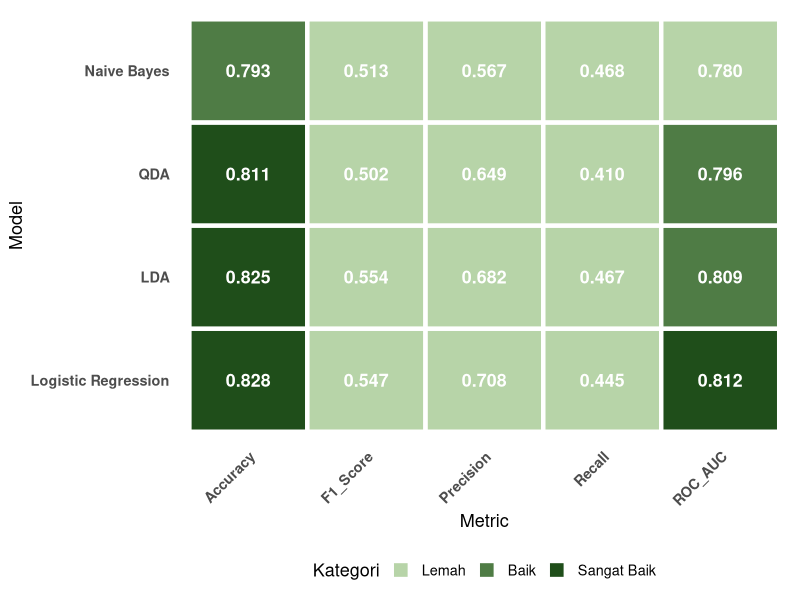

Recreate this plot in R.
## ---- chunk 1

library(caret)
library(MASS)
library(e1071)
library(pROC)
library(dplyr)
library(ggplot2)

## ---- chunk 2

# ============================
# LIBRARY (WAJIB SEMUA)
# ============================
library(caret)
library(MASS)
library(e1071)
library(pROC)
library(dplyr)
library(knitr)     # untuk kable
library(kableExtra) # optional, biar lebih cantik

# ============================
# LOAD & PREPROCESS DATA
# ============================
df <- read.csv("data/dataset-cuaca.csv")
df <- na.omit(df)

# Semua fitur numerik, RainToday & RainTomorrow jadi 0/1
df$RainToday    <- as.numeric(df$RainToday)
df$RainTomorrow <- as.numeric(df$RainTomorrow)
df$RainTomorrow <- factor(df$RainTomorrow, levels = c(0, 1), labels = c("No", "Yes"))

# Split train-test
set.seed(42)
idx <- createDataPartition(df$RainTomorrow, p = 0.8, list = FALSE)
train_data <- df[idx, ]
test_data  <- df[-idx, ]

# Train Model
model_lr  <- glm(RainTomorrow ~ ., data = train_data, family = binomial)
model_lda <- lda(RainTomorrow ~ ., data = train_data)
model_qda <- qda(RainTomorrow ~ ., data = train_data)
model_nb  <- naiveBayes(RainTomorrow ~ ., data = train_data)

# Logistic Regression
prob_lr <- predict(model_lr, test_data, type = "response")
pred_lr <- ifelse(prob_lr > 0.5, "Yes", "No") %>% factor(levels = c("No", "Yes"))

# LDA
pred_lda_obj <- predict(model_lda, test_data)
pred_lda     <- pred_lda_obj$class
prob_lda     <- pred_lda_obj$posterior[, "Yes"]

# QDA
pred_qda_obj <- predict(model_qda, test_data)
pred_qda     <- pred_qda_obj$class
prob_qda     <- pred_qda_obj$posterior[, "Yes"]

# Naive Bayes
prob_nb <- predict(model_nb, test_data, type = "raw")[, "Yes"]
pred_nb <- predict(model_nb, test_data)

# Hitung semua matrix
calc_metrics <- function(y_true, y_pred, y_prob) {
  cm <- confusionMatrix(y_pred, y_true, positive = "Yes")
  roc_auc <- auc(roc(y_true, y_prob))
  
  data.frame(
    Accuracy  = as.numeric(cm$overall["Accuracy"]),
    Precision = as.numeric(cm$byClass["Pos Pred Value"]),
    Recall    = as.numeric(cm$byClass["Sensitivity"]),
    F1_Score  = as.numeric(cm$byClass["F1"]),
    ROC_AUC   = as.numeric(roc_auc)
  )
}

met_lr  <- calc_metrics(test_data$RainTomorrow, pred_lr, prob_lr)
met_lda <- calc_metrics(test_data$RainTomorrow, pred_lda, prob_lda)
met_qda <- calc_metrics(test_data$RainTomorrow, pred_qda, prob_qda)
met_nb  <- calc_metrics(test_data$RainTomorrow, pred_nb, prob_nb)

# Gabung tabel
final_table <- rbind(met_lr, met_lda, met_qda, met_nb)
final_table <- round(final_table, 4)
final_table <- cbind(Model = c("Logistic Regression", "LDA", "QDA", "Naive Bayes"), final_table)

# tampilkann dalam bentuk tabel
kable(final_table, 
      caption = "Evaluasi Model pada Dataset Cuaca",
      align = "l", 
      format = "markdown") %>%
  kable_styling(bootstrap_options = c("striped", "hover", "condensed"),
                full_width = FALSE) %>%
  row_spec(1, bold = TRUE, color = "white", background = "#0046FF")  # highlight

## ---- chunk 3

# ========================================
# LIBRARY
# ========================================
library(tidyverse)
library(ggtext)   # untuk subtitle markdown

# ========================================
# DATA HASIL EVALUASI
# ========================================
results <- tribble(
  ~Model,               ~Accuracy, ~Precision, ~Recall, ~F1_Score, ~ROC_AUC,
  "Logistic Regression", 0.8284,    0.7081,     0.4451,  0.5466,    0.8116,
  "LDA",                 0.8254,    0.6818,     0.4665,  0.5539,    0.8090,
  "QDA",                 0.8113,    0.6486,     0.4098,  0.5022,    0.7957,
  "Naive Bayes",         0.7934,    0.5673,     0.4677,  0.5127,    0.7796
) %>%
  mutate(Model = factor(Model, levels = unique(Model)))

# Format long
results_long <- results %>%
  pivot_longer(-Model, names_to = "Metric", values_to = "Value")

# ========================================
# SIMPLE HEATMAP (3 WARNA)
# ========================================
ggplot(results_long, aes(Metric, Model, fill = cut(Value, breaks = c(0, 0.79, 0.81, 1)))) +
  geom_tile(color = "white", linewidth = 1.5) +
  geom_text(aes(label = sprintf("%.3f", Value)), color = "white", size = 4.5, fontface = "bold") +
  
  scale_fill_manual(
    values = c(
      "(0,0.79]"  = "#B7D4A8",  # hijau muda
      "(0.79,0.81]" = "#4F7C45", # hijau sedang
      "(0.81,1]"  = "#1F4E1A"   # hijau tua
    ),
    labels = c("Lemah", "Baik", "Sangat Baik"),
    name = "Kategori"
  ) +
  
  theme_minimal(base_size = 13) +
  theme(
    plot.title = element_text(face = "bold", size = 17, hjust = 0.5),
    plot.subtitle = element_markdown(hjust = 0.5),
    axis.text.x = element_text(angle = 45, hjust = 1, face = "bold"),
    axis.text.y = element_text(face = "bold"),
    panel.grid = element_blank(),
    legend.position = "bottom"
  )
